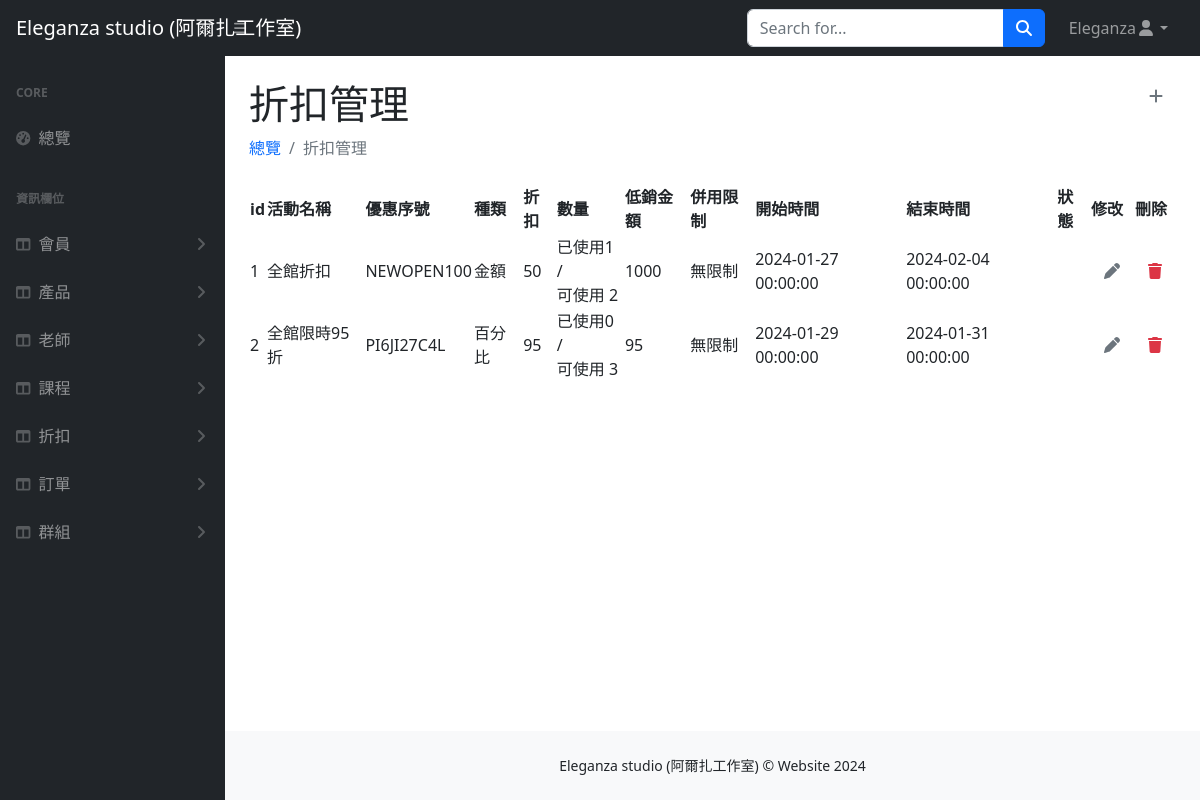
The app's page /discounts/discounts.php (signed in), older data.
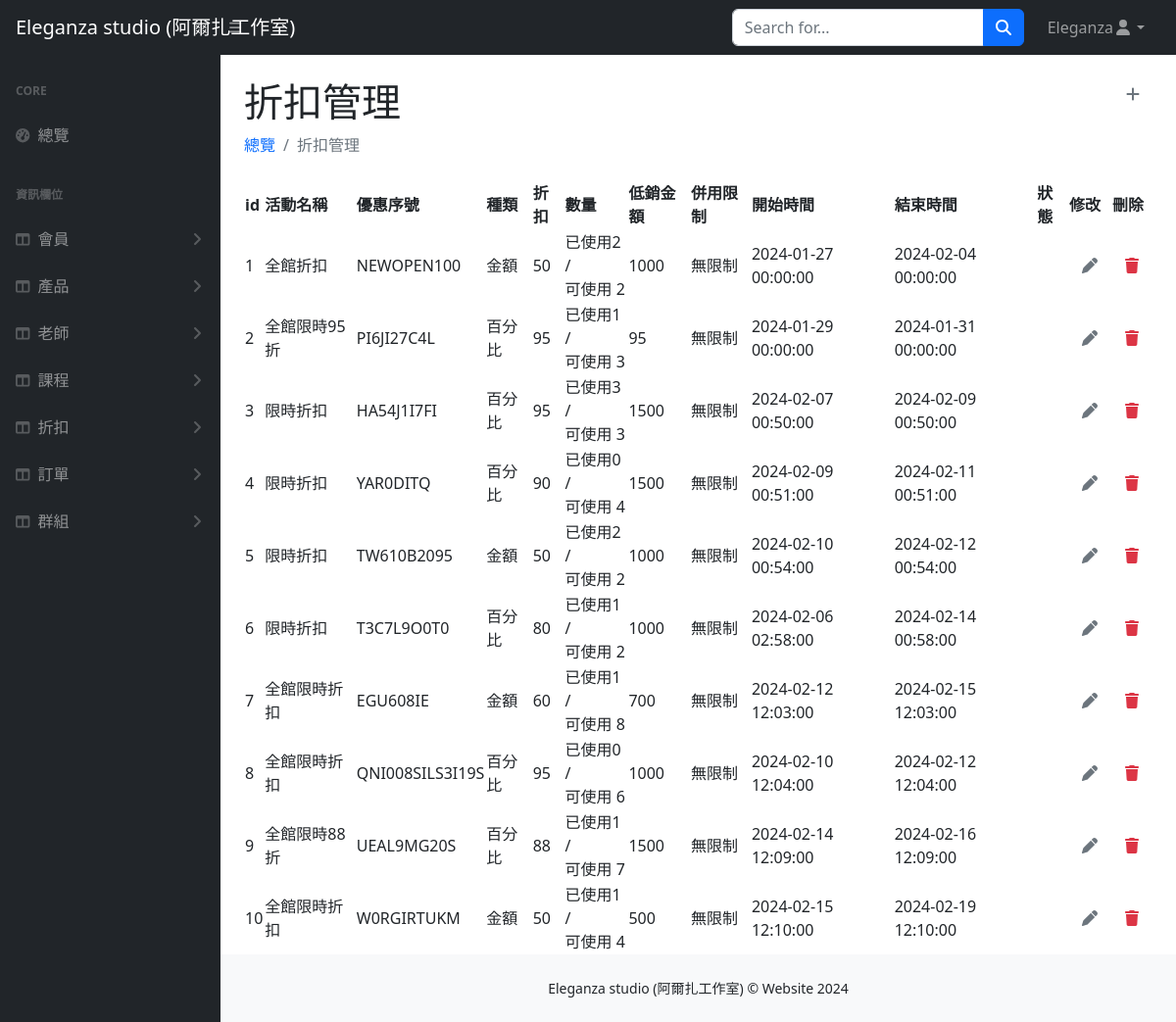
The same page, newer data.
### tables this page shows
CREATE TABLE `discount` (
  `discount_id` int(2) NOT NULL,
  `main` varchar(10) NOT NULL,
  `serial_number` varchar(15) NOT NULL,
  `type` varchar(3) NOT NULL,
  `amount` int(4) NOT NULL,
  `num` int(2) NOT NULL,
  `low_consumption` int(6) DEFAULT NULL,
  `restriction` varchar(10) DEFAULT NULL,
  `start_date` datetime NOT NULL,
  `end_date` datetime NOT NULL,
  `valid` int(1) NOT NULL
);

### discounts/discounts.php (the view, shortened to what this page needs)
<?php
require_once("../pdo-conncetion.php");
$sql = "SELECT * FROM discount";
$stmt = $db_host->prepare($sql);
try {
    $stmt->execute();
    $rows = $stmt->fetchAll(PDO::FETCH_ASSOC);
} catch (PDOException $e) {
    echo "預處理陳述式失敗<br>";
    echo "Error: " . $e->getMessage();
    $db_host = null;
    exit;
}
?>
<!DOCTYPE html>
<html lang="en">
<head>
    <link href="../css/styles.css" rel="stylesheet" />
    <link href="../css/jquery.dataTables.min.css" rel="stylesheet">
</head>
<body>
    <nav class="sb-topnav navbar navbar-expand navbar-dark bg-dark">
        <a class="navbar-brand ps-3" href="../index.php">Eleganza studio (阿爾扎工作室)</a>
        <button class="btn btn-link btn-sm order-1 order-lg-0 me-4 me-lg-0" id="sidebarToggle" href="#!"><i class="fas fa-bars"></i></button>
        <form class="d-none d-md-inline-block form-inline ms-auto me-0 me-md-3 my-2 my-md-0">
            <div class="input-group">
                <input class="form-control" type="text" placeholder="Search for..." aria-label="Search for..." aria-describedby="btnNavbarSearch" />
                <button class="btn btn-primary" id="btnNavbarSearch" type="button"><i class="fas fa-search"></i></button>
            </div>
        </form>
        <ul class="navbar-nav ms-auto ms-md-0 me-3 me-lg-4">
            <li class="nav-item dropdown">
                <a class="nav-link dropdown-toggle" id="navbarDropdown" href="#" role="button" data-bs-toggle="dropdown" aria-expanded="false"><?= $_SESSION["user"]["name"] ?><i class="fas fa-user fa-fw"></i></a>
            </li>
        </ul>
    </nav>
    <div id="layoutSidenav">
        <div id="layoutSidenav_nav">
            <nav class="sb-sidenav accordion sb-sidenav-dark" id="sidenavAccordion">
                <div class="sb-sidenav-menu">
                    <div class="nav">
                        <div class="sb-sidenav-menu-heading">Core</div>
                        <a class="nav-link" href="../index.php">
                            <div class="sb-nav-link-icon"><i class="fas fa-tachometer-alt"></i></div>
                            總覽
                        </a>
                        <div class="sb-sidenav-menu-heading">資訊欄位</div>
                        <a class="nav-link collapsed" href="#" data-bs-toggle="collapse" data-bs-target="#users" aria-expanded="false" aria-controls="collapseLayouts">
                            <div class="sb-nav-link-icon"><i class="fas fa-columns"></i></div>
                            會員
                            <div class="sb-sidenav-collapse-arrow"><i class="fas fa-angle-down"></i></div>
                        </a>
                        <a class="nav-link collapsed" href="#" data-bs-toggle="collapse" data-bs-target="#products" aria-expanded="false" aria-controls="collapseLayouts">
                            <div class="sb-nav-link-icon"><i class="fas fa-columns"></i></div>
                            產品
                            <div class="sb-sidenav-collapse-arrow"><i class="fas fa-angle-down"></i></div>
                        </a>
                        <a class="nav-link collapsed" href="#" data-bs-toggle="collapse" data-bs-target="#teacher" aria-expanded="false" aria-controls="courses">
                            <div class="sb-nav-link-icon"><i class="fas fa-columns"></i></div>
                            老師
                            <div class="sb-sidenav-collapse-arrow"><i class="fas fa-angle-down"></i></div>
                        </a>
                        <a class="nav-link collapsed" href="#" data-bs-toggle="collapse" data-bs-target="#courses" aria-expanded="false" aria-controls="courses">
                            <div class="sb-nav-link-icon"><i class="fas fa-columns"></i></div>
                            課程
                            <div class="sb-sidenav-collapse-arrow"><i class="fas fa-angle-down"></i></div>
                        </a>
                        <a class="nav-link collapsed" href="#" data-bs-toggle="collapse" data-bs-target="#discounts" aria-expanded="false" aria-controls="collapseLayouts">
                            <div class="sb-nav-link-icon"><i class="fas fa-columns"></i></div>
                            折扣
                            <div class="sb-sidenav-collapse-arrow"><i class="fas fa-angle-down"></i></div>
                        </a>
                        <a class="nav-link collapsed" href="#" data-bs-toggle="collapse" data-bs-target="#orders" aria-expanded="false" aria-controls="collapseLayouts">
                            <div class="sb-nav-link-icon"><i class="fas fa-columns"></i></div>
                            訂單
                            <div class="sb-sidenav-collapse-arrow"><i class="fas fa-angle-down"></i></div>
                        </a>
                        <a class="nav-link collapsed" href="#" data-bs-toggle="collapse" data-bs-target="#groups" aria-expanded="false" aria-controls="groups">
                            <div class="sb-nav-link-icon"><i class="fas fa-columns"></i></div>
                            群組
                            <div class="sb-sidenav-collapse-arrow"><i class="fas fa-angle-down"></i></div>
                        </a>
                    </div>
                </div>
            </nav>
        </div>
        <div class="" id="layoutSidenav_content">
            <main>
                <div class="container-fluid px-4">
                    <div class="d-flex justify-content-between align-items-center">
                        <div>
                            <h1 class="mt-4">折扣管理</h1>
                        </div>
                        <div><a href="newdiscount.php" class="btn"><i class="fa-solid fa-plus text-secondary"></i></a></div>
                    </div>
                    <ol class="breadcrumb mb-4">
                        <li class="breadcrumb-item"><a class="nav-link link-primary" href="../index.php">總覽</a></li>
                        <li class="breadcrumb-item active">折扣管理</li>
                    </ol>
                    <div class="row">
                        <div class="col-12">
                            <div class="table-responsive">
                                <table id="example" class="display" style="min-width: 845px">
                                    <thead>
                                        <tr>
                                            <th>id</th>
                                            <th>活動名稱</th>
                                            <th>優惠序號</th>
                                            <th>種類</th>
                                            <th>折扣</th>
                                            <th>數量</th>
                                            <th>低銷金額</th>
                                            <th>併用限制</th>
                                            <th>開始時間</th>
                                            <th>結束時間</th>
                                            <th>狀態</th>
                                            <th>修改</th>
                                            <th>刪除</th>
                                        </tr>
                                    </thead>
                                    <tbody>
                                        <?php foreach ($rows as $row) : ?>
                                            <tr>
                                                <td><?= $row["discount_id"] ?></td>
                                                <td><?= $row["main"] ?></td>
                                                <td><?= $row["serial_number"] ?></td>
                                                <td><?= $row["type"] ?></td>
                                                <td><?= $row["amount"] ?></td>
                                                <td>已使用<?php $usnum = $row["discount_id"];
                                                        $ussql = "SELECT * FROM us_discount WHERE discount_id = '$usnum'";
                                                        $usstmt = $db_host->prepare($ussql);
                                                        try {
                                                            $usstmt->execute();
                                                            $usrows = $usstmt->fetchAll(PDO::FETCH_ASSOC);
                                                            $usCount = count($usrows);
                                                        } catch (PDOException $e) {
                                                            echo "預處理陳述式失敗<br>";
                                                            echo "Error: " . $e->getMessage();
                                                            $db_host = null;
                                                            exit;
                                                        }
                                                        echo $usCount; ?> /<br> 可使用 <?= $row["num"] ?></td>
                                                <td><?= $row["low_consumption"] ?></td>
                                                <td><?= $row["restriction"] ?></td>
                                                <td><?= $row["start_date"] ?></td>
                                                <td><?= $row["end_date"] ?></td>
                                                <td class="text-danger"><?php if ($row["valid"] == 0) echo "下架" ?></td>
                                                <td><a href="rediscount.php?id=<?= $row["discount_id"] ?>" class="btn"><i class="fa-solid fa-pen text-secondary"></i></a></td>
                                                <td><button type="button" class="btn getid" data-bs-toggle="modal" data-id="<?= $row["discount_id"] ?>" data-bs-target="#staticBackdrop"><i class="fa-solid fa-trash text-danger"></i></button></td>
                                            </tr>
                                        <?php endforeach; ?>
                                    </tbody>
                                </table>
                            </div>
                        </div>
                    </div>
                </div>
            </main>
            <footer class="py-4 bg-light mt-auto">
                <div class="container-fluid px-4">
                    <div class="d-flex align-items-center justify-content-center small">
                        <div class="">Eleganza studio (阿爾扎工作室) &copy; Website 2024</div>
                    </div>
                </div>
            </footer>
        </div>
    </div>
</body>
</html>

### css/css.php (style rules this page uses)
a { text-wrap: nowrap; }

Row changes from the older to the newer data that the page shows:
computed for discount "全館折扣": usCount "1" → "2"
computed for discount "全館限時95折": usCount "0" → "1"
added discount: discount_id "3", main "限時折扣", serial_number "HA54J1I7FI", type "百分比", amount "95", usCount "3", num "3", low_consumption "1500", restriction "無限制", start_date "2024-02-07 00:50:00", end_date "2024-02-09 00:50:00"
added discount: discount_id "4", main "限時折扣", serial_number "YAR0DITQ", type "百分比", amount "90", usCount "0", num "4", low_consumption "1500", restriction "無限制", start_date "2024-02-09 00:51:00", end_date "2024-02-11 00:51:00"
added discount: discount_id "5", main "限時折扣", serial_number "TW610B2095", type "金額", amount "50", usCount "2", num "2", low_consumption "1000", restriction "無限制", start_date "2024-02-10 00:54:00", end_date "2024-02-12 00:54:00"
added discount: discount_id "6", main "限時折扣", serial_number "T3C7L9O0T0", type "百分比", amount "80", usCount "1", num "2", low_consumption "1000", restriction "無限制", start_date "2024-02-06 02:58:00", end_date "2024-02-14 00:58:00"
added discount: discount_id "7", main "全館限時折扣", serial_number "EGU608IE", type "金額", amount "60", usCount "1", num "8", low_consumption "700", restriction "無限制", start_date "2024-02-12 12:03:00", end_date "2024-02-15 12:03:00"
added discount: discount_id "8", main "全館限時折扣", serial_number "QNI008SILS3I19S", type "百分比", amount "95", usCount "0", num "6", low_consumption "1000", restriction "無限制", start_date "2024-02-10 12:04:00", end_date "2024-02-12 12:04:00"
added discount: discount_id "9", main "全館限時88折", serial_number "UEAL9MG20S", type "百分比", amount "88", usCount "1", num "7", low_consumption "1500", restriction "無限制", start_date "2024-02-14 12:09:00", end_date "2024-02-16 12:09:00"
added discount: discount_id "10", main "全館限時折扣", serial_number "W0RGIRTUKM", type "金額", amount "50", usCount "1", num "4", low_consumption "500", restriction "無限制", start_date "2024-02-15 12:10:00", end_date "2024-02-19 12:10:00"
